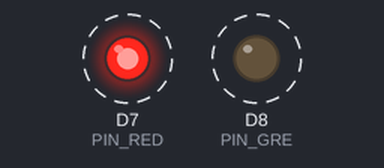
Bench run of a sketch on a simulated ESP8266 (NodeMCU). On the bench: output pins drawn as LEDs (lit = HIGH). Dashed ring = blinking. What the sketch prints to the serial monitor is not drawn.

Above: at 0.5 s.
Timing chart, 0 to 4.6 s (numbered marks = the images above):
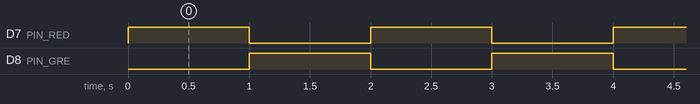

Measured:
- by itself, D7 (PIN_RED), D8 (PIN_GRE): alternates HIGH for 1.0 s and LOW for 1.0 s

The sketch:

1.ex_LED.ino
```cpp
// (licence header left out)
#define GPIO_PORT_LED 1

int PORT_LED = GPIO_PORT_LED;
int PIN_RED,PIN_GRE;

void setup()
{
  Serial.begin(115200);
  Serial.println();
  Serial.println("*** HexT LED Board Test ***");

  if (PORT_LED==0)
  {
    PIN_RED = D2;
    PIN_GRE = D4;
  }
  else if (PORT_LED==1)
  {
    PIN_RED = D7;
    PIN_GRE = D8;
  }
  else{}
  pinMode(PIN_RED, OUTPUT);
  pinMode(PIN_GRE, OUTPUT);
}

void loop()
{
  digitalWrite(PIN_RED, HIGH);
  digitalWrite(PIN_GRE, LOW);
  Serial.println("* - RED LED ON , GREEN LED OFF");
  delay(1000);
  digitalWrite(PIN_RED, LOW);
  digitalWrite(PIN_GRE, HIGH);
  Serial.println("* - RED LED OFF, GREEN LED ON");
  delay(1000);
}
```
